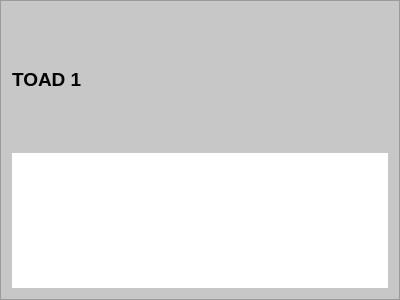
<?xml version="1.0" encoding="UTF-8"?>
<ui version="4.0">
 <class>toad_frame_1</class>
 <widget class="QFrame" name="toad_frame_1">
  <property name="geometry">
   <rect>
    <x>0</x>
    <y>0</y>
    <width>400</width>
    <height>300</height>
   </rect>
  </property>
  <property name="windowTitle">
   <string>Frame</string>
  </property>
  <property name="styleSheet">
   <string notr="true">background-color: rgb(199, 199, 199);</string>
  </property>
  <property name="frameShape">
   <enum>QFrame::StyledPanel</enum>
  </property>
  <property name="frameShadow">
   <enum>QFrame::Raised</enum>
  </property>
  <layout class="QVBoxLayout" name="verticalLayout">
   <item>
    <widget class="QLabel" name="title_label">
     <property name="font">
      <font>
       <pointsize>14</pointsize>
       <weight>75</weight>
       <bold>true</bold>
      </font>
     </property>
     <property name="text">
      <string>TOAD 1</string>
     </property>
    </widget>
   </item>
   <item>
    <widget class="toad_frame" name="frame">
     <property name="autoFillBackground">
      <bool>false</bool>
     </property>
     <property name="styleSheet">
      <string notr="true">background-color: rgb(255, 255, 255);</string>
     </property>
    </widget>
   </item>
  </layout>
 </widget>
 <customwidgets>
  <customwidget>
   <class>toad_frame</class>
   <extends>QFrame</extends>
   <header>.toad_frame</header>
   <container>1</container>
  </customwidget>
 </customwidgets>
 <resources/>
 <connections/>
</ui>
